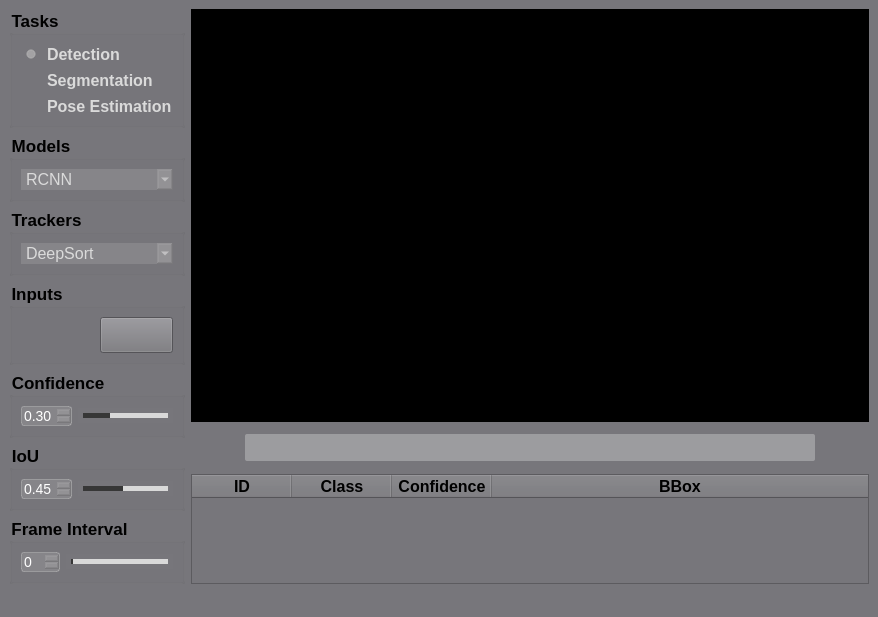
<?xml version="1.0" encoding="UTF-8"?>
<ui version="4.0">
 <class>MainWindow</class>
 <widget class="QMainWindow" name="MainWindow">
  <property name="geometry">
   <rect>
    <x>0</x>
    <y>0</y>
    <width>878</width>
    <height>617</height>
   </rect>
  </property>
  <property name="sizePolicy">
   <sizepolicy hsizetype="Preferred" vsizetype="Minimum">
    <horstretch>0</horstretch>
    <verstretch>0</verstretch>
   </sizepolicy>
  </property>
  <property name="windowTitle">
   <string>YOLO姿态检测</string>
  </property>
  <property name="windowIcon">
   <iconset resource="apprcc.qrc">
    <normaloff>:/images/icons/icon.png</normaloff>:/images/icons/icon.png</iconset>
  </property>
  <property name="styleSheet">
   <string notr="true">background-color: rgb(119, 118, 123);
border-color: rgb(119, 118, 123);</string>
  </property>
  <widget class="QWidget" name="centralwidget">
   <property name="styleSheet">
    <string notr="true">background-color: rgb(119, 118, 123);
border-color: rgb(119, 118, 123);</string>
   </property>
   <layout class="QHBoxLayout" name="horizontalLayout_4">
    <item>
     <layout class="QVBoxLayout" name="verticalLayout" stretch="9,0">
      <item>
       <layout class="QHBoxLayout" name="horizontalLayout" stretch="2,12">
        <item>
         <layout class="QVBoxLayout" name="verticalLayout_2" stretch="2,1,1,3,1,1,1">
          <item>
           <widget class="QGroupBox" name="groupBox">
            <property name="font">
             <font>
              <family>Ubuntu</family>
              <pointsize>13</pointsize>
              <weight>75</weight>
              <bold>true</bold>
             </font>
            </property>
            <property name="styleSheet">
             <string notr="true"/>
            </property>
            <property name="title">
             <string>Tasks</string>
            </property>
            <layout class="QVBoxLayout" name="verticalLayout_4">
             <item>
              <widget class="QRadioButton" name="radioButton_det">
               <property name="font">
                <font>
                 <pointsize>-1</pointsize>
                 <weight>75</weight>
                 <bold>true</bold>
                </font>
               </property>
               <property name="styleSheet">
                <string notr="true">QRadioButton
{font-size: 16px;
	font-weight: bold;
 		border-radius:9px;
		background:rgba(66, 195, 255, 0);
color: rgb(218, 218, 218);;}
QRadioButton::indicator {
	width: 20px;
	height: 20px;
}

QRadioButton::indicator:unchecked {
    <!-- image: url(:/images/icons/button-off.png); -->
}

QRadioButton::indicator:checked {
    
    <!-- image: url(:/images/icons/button-on.png); -->
}

QRadioButton::disabled{
	color: rgb(0, 0, 0);
}
</string>
               </property>
               <property name="locale">
                <locale language="English" country="Zimbabwe"/>
               </property>
               <property name="text">
                <string>Detection</string>
               </property>
               <property name="checked">
                <bool>true</bool>
               </property>
              </widget>
             </item>
             <item>
              <widget class="QRadioButton" name="radioButton_seg">
               <property name="styleSheet">
                <string notr="true">QRadioButton
{font-size: 16px;
	font-weight: bold;
 		border-radius:9px;
		background:rgba(66, 195, 255, 0);
color: rgb(218, 218, 218);;}

QRadioButton::indicator {
	width: 20px;
	height: 20px;
}

QRadioButton::indicator:unchecked {
    image: url(:/images/icons/button-off.png);
}

QRadioButton::indicator:checked {
    
    image: url(:/images/icons/button-on.png);
}

QRadioButton::disabled{
	color: rgb(0, 0, 0);
}</string>
               </property>
               <property name="text">
                <string>Segmentation</string>
               </property>
              </widget>
             </item>
             <item>
              <widget class="QRadioButton" name="radioButton_pose">
               <property name="styleSheet">
                <string notr="true">QRadioButton
{font-size: 16px;
	font-weight: bold;
 		border-radius:9px;
		background:rgba(66, 195, 255, 0);
color: rgb(218, 218, 218);;}

QRadioButton::indicator {
	width: 20px;
	height: 20px;
}

QRadioButton::indicator:unchecked {
    image: url(:/images/icons/button-off.png);
}

QRadioButton::indicator:checked {
    
    image: url(:/images/icons/button-on.png);
}

QRadioButton::disabled{
color: rgb(0, 0, 0);
}</string>
               </property>
               <property name="text">
                <string>Pose Estimation</string>
               </property>
              </widget>
             </item>
            </layout>
           </widget>
          </item>
          <item>
           <widget class="QGroupBox" name="groupBox_2">
            <property name="font">
             <font>
              <pointsize>13</pointsize>
              <weight>75</weight>
              <bold>true</bold>
             </font>
            </property>
            <property name="title">
             <string>Models</string>
            </property>
            <layout class="QHBoxLayout" name="horizontalLayout_2">
             <item>
              <widget class="QComboBox" name="comboBox_model">
               <property name="autoFillBackground">
                <bool>false</bool>
               </property>
               <property name="styleSheet">
                <string notr="true">QComboBox QAbstractItemView {
font-size: 16px;
outline:none;
border:none;}

QComboBox{
font-size: 16px;

color: rgb(218, 218, 218);
border-width:0px;
border-color:white;
border-style:solid;
background-color: rgba(200, 200, 200,50);}

QComboBox::drop-down {
margin-top:1;
height:20;
color: rgb(218, 218, 218);
background-color: rgba(200, 200, 200,50);
border-image: url(:/images/icons/roll_down.png);
}

QComboBox::disabled{
color: rgb(0, 0, 0);
}
</string>
               </property>
               <property name="currentText">
                <string notr="true">RCNN</string>
               </property>
               <item>
                <property name="text">
                 <string>RCNN</string>
                </property>
               </item>
               <item>
                <property name="text">
                 <string>Yolo</string>
                </property>
               </item>
               <item>
                <property name="text">
                 <string>Yolo</string>
                </property>
               </item>
               <item>
                <property name="text">
                 <string>YOLOv8l</string>
                </property>
               </item>
               <item>
                <property name="text">
                 <string>YOLOv8x</string>
                </property>
               </item>
              </widget>
             </item>
            </layout>
           </widget>
          </item>
          <item>
           <widget class="QGroupBox" name="groupBox_7">
            <property name="font">
             <font>
              <pointsize>13</pointsize>
              <weight>75</weight>
              <bold>true</bold>
             </font>
            </property>
            <property name="title">
             <string>Trackers</string>
            </property>
            <layout class="QHBoxLayout" name="horizontalLayout_9">
             <item>
              <widget class="QComboBox" name="comboBox_tracker">
               <property name="styleSheet">
                <string notr="true">QComboBox QAbstractItemView {
font-size: 16px;
outline:none;
border:none;}

QComboBox{
font-size: 16px;

color: rgb(218, 218, 218);
border-width:0px;
border-color:white;
border-style:solid;
background-color: rgba(200, 200, 200,50);}

QComboBox::drop-down {
margin-top:1;
height:20;
color: rgb(218, 218, 218);
background-color: rgba(200, 200, 200,50);
border-image: url(:/images/icons/roll_down.png);
}

QComboBox::disabled{
color: rgb(0, 0, 0);
}</string>
               </property>
               <item>
                <property name="text">
                 <string>DeepSort</string>
                </property>
               </item>
               <item>
                <property name="text">
                 <string>ByteTrack</string>
                </property>
               </item>
              </widget>
             </item>
            </layout>
           </widget>
          </item>
          <item>
           <widget class="QGroupBox" name="groupBox_3">
            <property name="font">
             <font>
              <pointsize>13</pointsize>
              <weight>75</weight>
              <bold>true</bold>
             </font>
            </property>
            <property name="title">
             <string>Inputs</string>
            </property>
            <layout class="QHBoxLayout" name="horizontalLayout_3">
             <item>
              <widget class="QPushButton" name="pushButton_file">
               <property name="sizePolicy">
                <sizepolicy hsizetype="Expanding" vsizetype="Expanding">
                 <horstretch>0</horstretch>
                 <verstretch>0</verstretch>
                </sizepolicy>
               </property>
               <property name="styleSheet">
                <string notr="true">QPushButton{
	image: url(:/images/icons/video.png);
font-size: 14px;
font-weight: bold;
color:white;
text-align: center center;
padding-left: 5px;
padding-right: 5px;
padding-top: 4px;
padding-bottom: 4px;
border-style: solid;
border-width: 0px;
border-color: rgba(255, 255, 255, 255);
border-radius: 3px;
background-color: rgba(200, 200, 200,0);}

QPushButton:focus{outline: none;}

QPushButton::pressed{
                     font-size: 14px;
                     font-weight: bold;
                     color:rgb(200,200,200);
                     text-align: center center;
                     padding-left: 5px;
                     padding-right: 5px;
                     padding-top: 4px;
                     padding-bottom: 4px;
                     border-style: solid;
                     border-width: 0px;
                     border-color: rgba(255, 255, 255, 255);
                     border-radius: 3px;
                     background-color:  #bf513b;}

QPushButton::disabled{
                     image: url(:/images/icons/video_off.png);
                     font-size: 14px;
                     font-weight: bold;
                     color:rgb(200,200,200);
                     text-align: center center;
                     padding-left: 5px;
                     padding-right: 5px;
                     padding-top: 4px;
                     padding-bottom: 4px;
                     border-style: solid;
                     border-width: 0px;
                     border-color: rgba(255, 255, 255, 255);
                     border-radius: 3px;}
QPushButton::hover {
border-style: solid;
border-width: 0px;
border-radius: 0px;
background-color: rgba(48,148,243,80);}</string>
               </property>
               <property name="text">
                <string/>
               </property>
              </widget>
             </item>
             <item>
              <widget class="QPushButton" name="pushButton_cam">
               <property name="sizePolicy">
                <sizepolicy hsizetype="Expanding" vsizetype="Expanding">
                 <horstretch>0</horstretch>
                 <verstretch>0</verstretch>
                </sizepolicy>
               </property>
               <property name="styleSheet">
                <string notr="true">QPushButton{
	image: url(:/images/icons/camera_on.png);
font-size: 14px;
font-weight: bold;
color:white;
text-align: center center;
padding-left: 5px;
padding-right: 5px;
padding-top: 4px;
padding-bottom: 4px;
border-style: solid;
border-width: 0px;
border-color: rgba(255, 255, 255, 255);
border-radius: 3px;
background-color: rgba(200, 200, 200,0);}

QPushButton:focus{outline: none;}

QPushButton::pressed{
                     font-size: 14px;
                     font-weight: bold;
                     color:rgb(200,200,200);
                     text-align: center center;
                     padding-left: 5px;
                     padding-right: 5px;
                     padding-top: 4px;
                     padding-bottom: 4px;
                     border-style: solid;
                     border-width: 0px;
                     border-color: rgba(255, 255, 255, 255);
                     border-radius: 3px;
                     background-color:  #bf513b;}

QPushButton::disabled{
                     image: url(:/images/icons/camera_off.png);
                     font-size: 14px;
                     font-weight: bold;
                     color:rgb(200,200,200);
                     text-align: center center;
                     padding-left: 5px;
                     padding-right: 5px;
                     padding-top: 4px;
                     padding-bottom: 4px;
                     border-style: solid;
                     border-width: 0px;
                     border-color: rgba(255, 255, 255, 255);
                     border-radius: 3px;}
QPushButton::hover {
border-style: solid;
border-width: 0px;
border-radius: 0px;
background-color: rgba(48,148,243,80);}url(:/images/icons/camera_on.png)</string>
               </property>
               <property name="text">
                <string/>
               </property>
              </widget>
             </item>
            </layout>
           </widget>
          </item>
          <item>
           <widget class="QGroupBox" name="groupBox_4">
            <property name="font">
             <font>
              <pointsize>13</pointsize>
              <weight>75</weight>
              <bold>true</bold>
             </font>
            </property>
            <property name="title">
             <string>Confidence</string>
            </property>
            <layout class="QHBoxLayout" name="horizontalLayout_5">
             <item>
              <widget class="QDoubleSpinBox" name="doubleSpinBox_conf">
               <property name="styleSheet">
                <string notr="true">QDoubleSpinBox{
background:rgba(200, 200, 200,50);
color:white;
font-size: 14px;
border-style: solid;
border-width: 1px;
border-color: rgba(200, 200, 200,100);
border-radius: 3px;}

QDoubleSpinBox::down-button{
background:rgba(200, 200, 200,0);
border-image: url(:/images/icons/botton_down.png);}
QDoubleSpinBox::down-button::hover{
background:rgba(200, 200, 200,100);
border-image: url(:/images/icons/botton_down.png);}

QDoubleSpinBox::up-button{
background:rgba(200, 200, 200,0);
border-image: url(:/images/icons/botton_up.png);}
QDoubleSpinBox::up-button::hover{
background:rgba(200, 200, 200,100);
border-image: url(:/images/icons/botton_up.png);}</string>
               </property>
               <property name="maximum">
                <double>1.000000000000000</double>
               </property>
               <property name="singleStep">
                <double>0.010000000000000</double>
               </property>
               <property name="stepType">
                <enum>QAbstractSpinBox::AdaptiveDecimalStepType</enum>
               </property>
               <property name="value">
                <double>0.300000000000000</double>
               </property>
              </widget>
             </item>
             <item>
              <widget class="QSlider" name="horizontalSlider_conf">
               <property name="styleSheet">
                <string notr="true">QSlider{
border-color: #bcbcbc;
color:#d9d9d9;
}
QSlider::groove:horizontal {                                
     border: 1px solid #999999;                             
     height: 3px;                                           
    margin: 0px 0;                                         
     left: 5px; right: 5px; 
 }
QSlider::handle:horizontal {                               
     border: 0px ; 
     border-image: url(:/images/icons/point.png);
	 width:15px;
     margin: -7px -7px -7px -7px;                  
} 
QSlider::add-page:horizontal{
background: #d9d9d9; 

}
QSlider::sub-page:horizontal{                               
 background: #373737;                     
}</string>
               </property>
               <property name="maximum">
                <number>99</number>
               </property>
               <property name="singleStep">
                <number>1</number>
               </property>
               <property name="pageStep">
                <number>99</number>
               </property>
               <property name="value">
                <number>30</number>
               </property>
               <property name="orientation">
                <enum>Qt::Horizontal</enum>
               </property>
              </widget>
             </item>
            </layout>
           </widget>
          </item>
          <item>
           <widget class="QGroupBox" name="groupBox_5">
            <property name="font">
             <font>
              <pointsize>13</pointsize>
              <weight>75</weight>
              <bold>true</bold>
             </font>
            </property>
            <property name="title">
             <string>IoU</string>
            </property>
            <layout class="QHBoxLayout" name="horizontalLayout_6">
             <item>
              <widget class="QDoubleSpinBox" name="doubleSpinBox_iou">
               <property name="styleSheet">
                <string notr="true">QDoubleSpinBox{
background:rgba(200, 200, 200,50);
color:white;
font-size: 14px;
border-style: solid;
border-width: 1px;
border-color: rgba(200, 200, 200,100);
border-radius: 3px;}

QDoubleSpinBox::down-button{
background:rgba(200, 200, 200,0);
border-image: url(:/images/icons/botton_down.png);}
QDoubleSpinBox::down-button::hover{
background:rgba(200, 200, 200,100);
border-image: url(:/images/icons/botton_down.png);}

QDoubleSpinBox::up-button{
background:rgba(200, 200, 200,0);
border-image: url(:/images/icons/botton_up.png);}
QDoubleSpinBox::up-button::hover{
background:rgba(200, 200, 200,100);
border-image: url(:/images/icons/botton_up.png);}</string>
               </property>
               <property name="maximum">
                <double>1.000000000000000</double>
               </property>
               <property name="singleStep">
                <double>0.010000000000000</double>
               </property>
               <property name="stepType">
                <enum>QAbstractSpinBox::AdaptiveDecimalStepType</enum>
               </property>
               <property name="value">
                <double>0.450000000000000</double>
               </property>
              </widget>
             </item>
             <item>
              <widget class="QSlider" name="horizontalSlider_iou">
               <property name="styleSheet">
                <string notr="true">QSlider{
border-color: #bcbcbc;
color:#d9d9d9;
}
QSlider::groove:horizontal {                                
     border: 1px solid #999999;                             
     height: 3px;                                           
    margin: 0px 0;                                         
     left: 5px; right: 5px; 
 }
QSlider::handle:horizontal {                               
     border: 0px ; 
     border-image: url(:/images/icons/point.png);
	 width:15px;
     margin: -7px -7px -7px -7px;                  
} 
QSlider::add-page:horizontal{
background: #d9d9d9; 

}
QSlider::sub-page:horizontal{                               
 background: #373737;                     
}</string>
               </property>
               <property name="value">
                <number>45</number>
               </property>
               <property name="orientation">
                <enum>Qt::Horizontal</enum>
               </property>
              </widget>
             </item>
            </layout>
           </widget>
          </item>
          <item>
           <widget class="QGroupBox" name="groupBox_6">
            <property name="font">
             <font>
              <pointsize>13</pointsize>
              <weight>75</weight>
              <bold>true</bold>
             </font>
            </property>
            <property name="title">
             <string>Frame Interval</string>
            </property>
            <layout class="QHBoxLayout" name="horizontalLayout_7">
             <item>
              <widget class="QDoubleSpinBox" name="doubleSpinBox_interval">
               <property name="styleSheet">
                <string notr="true">QDoubleSpinBox{
background:rgba(200, 200, 200,50);
color:white;
font-size: 14px;
border-style: solid;
border-width: 1px;
border-color: rgba(200, 200, 200,100);
border-radius: 3px;}

QDoubleSpinBox::down-button{
background:rgba(200, 200, 200,0);
border-image: url(:/images/icons/botton_down.png);}
QDoubleSpinBox::down-button::hover{
background:rgba(200, 200, 200,100);
border-image: url(:/images/icons/botton_down.png);}

QDoubleSpinBox::up-button{
background:rgba(200, 200, 200,0);
border-image: url(:/images/icons/botton_up.png);}
QDoubleSpinBox::up-button::hover{
background:rgba(200, 200, 200,100);
border-image: url(:/images/icons/botton_up.png);}</string>
               </property>
               <property name="decimals">
                <number>0</number>
               </property>
               <property name="maximum">
                <double>10.000000000000000</double>
               </property>
              </widget>
             </item>
             <item>
              <widget class="QSlider" name="horizontalSlider_interval">
               <property name="styleSheet">
                <string notr="true">QSlider{
border-color: #bcbcbc;
color:#d9d9d9;
}
QSlider::groove:horizontal {                                
     border: 1px solid #999999;                             
     height: 3px;                                           
    margin: 0px 0;                                         
     left: 5px; right: 5px; 
 }
QSlider::handle:horizontal {                               
     border: 0px ; 
     border-image: url(:/images/icons/point.png);
	 width:15px;
     margin: -7px -7px -7px -7px;                  
} 
QSlider::add-page:horizontal{
background: #d9d9d9; 

}
QSlider::sub-page:horizontal{                               
 background: #373737;                     
}</string>
               </property>
               <property name="maximum">
                <number>10</number>
               </property>
               <property name="pageStep">
                <number>1</number>
               </property>
               <property name="orientation">
                <enum>Qt::Horizontal</enum>
               </property>
              </widget>
             </item>
            </layout>
           </widget>
          </item>
         </layout>
        </item>
        <item>
         <layout class="QVBoxLayout" name="verticalLayout_3" stretch="15,1,4">
          <item>
           <widget class="QLabel" name="label_display">
            <property name="styleSheet">
             <string notr="true">background-color: rgb(0, 0, 0);</string>
            </property>
            <property name="text">
             <string/>
            </property>
           </widget>
          </item>
          <item>
           <layout class="QHBoxLayout" name="horizontalLayout_8" stretch="1,12,1">
            <item>
             <widget class="QPushButton" name="pushButton_play">
              <property name="sizePolicy">
               <sizepolicy hsizetype="Minimum" vsizetype="Fixed">
                <horstretch>0</horstretch>
                <verstretch>0</verstretch>
               </sizepolicy>
              </property>
              <property name="minimumSize">
               <size>
                <width>40</width>
                <height>40</height>
               </size>
              </property>
              <property name="styleSheet">
               <string notr="true">QPushButton {
border-style: solid;
border-width: 0px;
border-radius: 0px;
background-color: rgba(223, 223, 223, 0);
}
QPushButton::focus{outline: none;}
QPushButton::hover {
border-style: solid;
border-width: 0px;
border-radius: 0px;
background-color: rgba(223, 223, 223, 150);
}</string>
              </property>
              <property name="text">
               <string/>
              </property>
              <property name="icon">
               <iconset resource="apprcc.qrc">
                <normaloff>:/images/icons/pause.png</normaloff>
                <normalon>:/images/icons/run.png</normalon>
                <disabledoff>:/images/icons/pause.png</disabledoff>
                <disabledon>:/images/icons/run.png</disabledon>
                <activeoff>:/images/icons/pause.png</activeoff>
                <activeon>:/images/icons/run.png</activeon>
                <selectedoff>:/images/icons/pause.png</selectedoff>
                <selectedon>:/images/icons/run.png</selectedon>:/images/icons/pause.png</iconset>
              </property>
              <property name="iconSize">
               <size>
                <width>30</width>
                <height>30</height>
               </size>
              </property>
              <property name="checkable">
               <bool>true</bool>
              </property>
             </widget>
            </item>
            <item>
             <widget class="QProgressBar" name="progressBar_play">
              <property name="sizePolicy">
               <sizepolicy hsizetype="Expanding" vsizetype="Fixed">
                <horstretch>0</horstretch>
                <verstretch>0</verstretch>
               </sizepolicy>
              </property>
              <property name="minimumSize">
               <size>
                <width>0</width>
                <height>0</height>
               </size>
              </property>
              <property name="styleSheet">
               <string notr="true">QProgressBar{ 
color: rgb(255, 255, 255); 
font:12pt;
 border-radius:2px; 
text-align:center; 
border:none; 
background-color: rgba(215, 215, 215,100);} 

QProgressBar:chunk{ 
border-radius:0px; 
background: rgba(55, 55, 55, 200);}</string>
              </property>
              <property name="maximum">
               <number>1000</number>
              </property>
              <property name="value">
               <number>0</number>
              </property>
              <property name="format">
               <string/>
              </property>
             </widget>
            </item>
            <item>
             <widget class="QPushButton" name="pushButton_stop">
              <property name="sizePolicy">
               <sizepolicy hsizetype="Minimum" vsizetype="Fixed">
                <horstretch>0</horstretch>
                <verstretch>0</verstretch>
               </sizepolicy>
              </property>
              <property name="minimumSize">
               <size>
                <width>40</width>
                <height>40</height>
               </size>
              </property>
              <property name="styleSheet">
               <string notr="true">QPushButton {
border-style: solid;
border-width: 0px;
border-radius: 0px;
background-color: rgba(223, 223, 223, 0);
}
QPushButton::focus{outline: none;}
QPushButton::hover {
border-style: solid;
border-width: 0px;
border-radius: 0px;
background-color: rgba(223, 223, 223, 150);}</string>
              </property>
              <property name="text">
               <string/>
              </property>
              <property name="icon">
               <iconset resource="apprcc.qrc">
                <normaloff>:/images/icons/stop.png</normaloff>:/images/icons/stop.png</iconset>
              </property>
              <property name="iconSize">
               <size>
                <width>30</width>
                <height>30</height>
               </size>
              </property>
             </widget>
            </item>
           </layout>
          </item>
          <item>
           <widget class="QTableWidget" name="tableWidget_results">
            <property name="sizePolicy">
             <sizepolicy hsizetype="Expanding" vsizetype="Expanding">
              <horstretch>0</horstretch>
              <verstretch>0</verstretch>
             </sizepolicy>
            </property>
            <property name="font">
             <font>
              <family>Ubuntu</family>
              <pointsize>11</pointsize>
              <weight>50</weight>
              <italic>false</italic>
              <bold>false</bold>
             </font>
            </property>
            <property name="autoFillBackground">
             <bool>true</bool>
            </property>
            <property name="styleSheet">
             <string notr="true"/>
            </property>
            <property name="horizontalScrollBarPolicy">
             <enum>Qt::ScrollBarAsNeeded</enum>
            </property>
            <property name="sizeAdjustPolicy">
             <enum>QAbstractScrollArea::AdjustToContents</enum>
            </property>
            <attribute name="horizontalHeaderCascadingSectionResizes">
             <bool>true</bool>
            </attribute>
            <attribute name="horizontalHeaderShowSortIndicator" stdset="0">
             <bool>false</bool>
            </attribute>
            <attribute name="horizontalHeaderStretchLastSection">
             <bool>true</bool>
            </attribute>
            <column>
             <property name="text">
              <string>ID</string>
             </property>
             <property name="font">
              <font>
               <pointsize>12</pointsize>
               <weight>75</weight>
               <bold>true</bold>
              </font>
             </property>
            </column>
            <column>
             <property name="text">
              <string>Class</string>
             </property>
             <property name="font">
              <font>
               <pointsize>12</pointsize>
               <weight>75</weight>
               <bold>true</bold>
              </font>
             </property>
            </column>
            <column>
             <property name="text">
              <string>Confidence</string>
             </property>
             <property name="font">
              <font>
               <pointsize>12</pointsize>
               <weight>75</weight>
               <bold>true</bold>
              </font>
             </property>
            </column>
            <column>
             <property name="text">
              <string>BBox</string>
             </property>
             <property name="font">
              <font>
               <pointsize>12</pointsize>
               <weight>75</weight>
               <bold>true</bold>
              </font>
             </property>
            </column>
           </widget>
          </item>
         </layout>
        </item>
       </layout>
      </item>
      <item>
       <widget class="QLabel" name="label_status">
        <property name="styleSheet">
         <string notr="true">QLabel
{
	font-size: 16px;
	font-weight: light;
 		border-radius:9px;
		background:rgba(66, 195, 255, 0);
color: rgb(218, 218, 218);
}
</string>
        </property>
        <property name="text">
         <string/>
        </property>
       </widget>
      </item>
     </layout>
    </item>
   </layout>
  </widget>
 </widget>
 <resources>
  <include location="apprcc.qrc"/>
 </resources>
 <connections/>
</ui>
